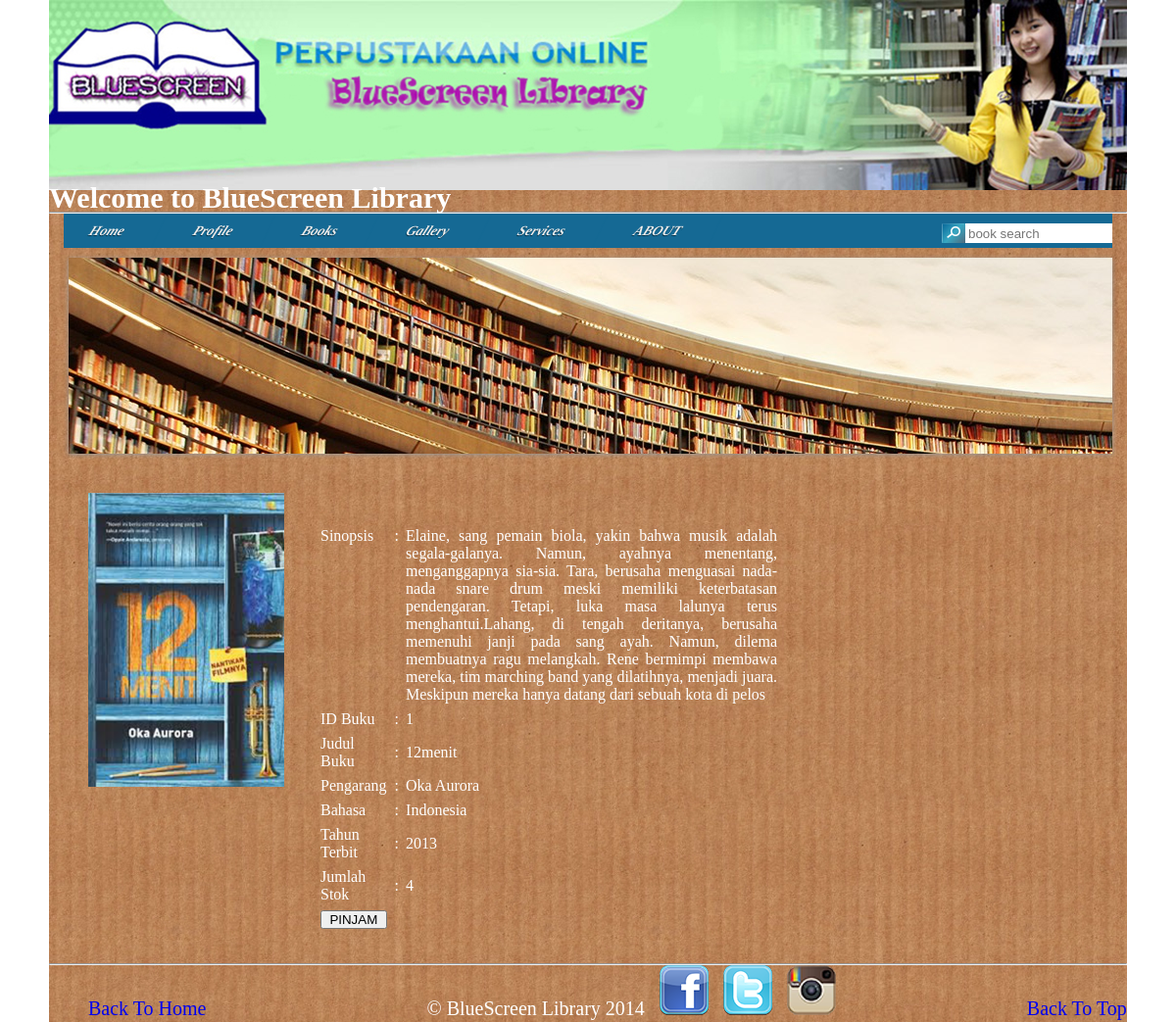
Screenshot of /buku.php?id_buku=1 with the database file from the repository.
### tables this page shows
CREATE TABLE IF NOT EXISTS `menu` (
  `id_menu` int(11) NOT NULL AUTO_INCREMENT,
  `konten` varchar(50) NOT NULL,
  `isi` text NOT NULL,
  PRIMARY KEY (`id_menu`)
);

CREATE TABLE IF NOT EXISTS `buku` (
  `id_buku` int(11) NOT NULL AUTO_INCREMENT,
  `judul` varchar(50) NOT NULL,
  `pengarang` varchar(50) NOT NULL,
  `bahasa` varchar(50) NOT NULL,
  `tahun` varchar(5) NOT NULL,
  `stok` int(11) NOT NULL,
  `status` varchar(50) NOT NULL,
  `sinopsis` varchar(1000) NOT NULL,
  `gambar` text NOT NULL,
  PRIMARY KEY (`id_buku`)
);

### buku.php (the view, shortened to what this page needs)
<?php
	include("header.php");
?>
<div class="konten">
	<?php
		$sql="SELECT * FROM buku where id_buku='".$_GET['id_buku']."'";
		$hasil=mysqli_query($koneksi,$sql);
		$book=mysqli_fetch_row($hasil);
		?>
		<div class="zoom">
		<img src=" <?php echo $book[8]; ?> " style="width: 200px; height: 300px;"/>
		</div>
</div>
<div class="isi">
<p><b>
	<br />
		<table cellpadding="10" cellspacing="7">
			<tr>
				<td valign="top"> Sinopsis </td>
				<td valign="top"> : </td>
				<td valign="top"> <p><?php echo $book[7]; ?></p> </td>
			</tr>
			<tr>
				<td> ID Buku </td>
				<td> : </td>
				<td> <?php echo $book[0]; ?> </td>
			<tr>
				<td> Judul Buku </td>
				<td> : </td>
				<td> <?php echo $book[1]; ?> </td>
			</tr>
			<tr>
				<td> Pengarang </td>
				<td> : </td>
				<td> <?php echo $book[2]; ?> </td>
			</tr>
			<tr>
				<td> Bahasa </td>
				<td> : </td>
				<td> <?php echo $book[3]; ?> </td>
			</tr>
			<tr>
				<td> Tahun Terbit </td>
				<td> : </td>
				<td> <?php echo $book[4]; ?> </td>
			</tr>
			<tr>
				<td> Jumlah Stok </td>
				<td> : </td>
				<td> <?php echo $book[5]; ?> </td>
			</tr>
			<tr>
				<td colspan="2">
					<form method="POST" action="pinjam.php?id_buku=<?php echo $book[0];?>">
						<input type="submit" name="tambah" value="  PINJAM  " <?php if($book[5]==0){ ?> disabled="true" <?php } ?> />
					</form>
				</td>
			</tr>
		</table>
</b></p>
</div>
</div>
<?php
	include("footer.php");
?>

### header.php (shortened to what this page needs)
<?php
include("koneksi.php");
?>
<html>
<head>
	<link href="index.css" media="all" rel="stylesheet" type="text/css" />
</head>
<body>
	<div id="bungkus">
	<img src="gambar/banner.jpg"></img>
	<marquee><h2 style="margin-top: -6px;"><font color="white"> Welcome to BlueScreen Library </font></h2></marquee>
	<hr style="color: #4B7B9F;">
	<div id='cat-nav'>
		<ul class='fl' id='secnav'>
		<?php
			$sql="SELECT *FROM menu";
			$hasil=mysqli_query($koneksi,$sql);
			while($menu=mysqli_fetch_row($hasil)){ ?>
				<li><a href="konten.php?id_menu=<?php echo $menu[0]; ?>"> <?php echo $menu[1]; ?></a><li>
		<?php	}
		?>
		</ul>
	<form method="POST" action="search.php">
		<input type="text" name="cari" style="width:150px; border:0px solid; height:20px; padding:0px 3px; position:relative; float: right; margin-top: 10px;" placeholder="book search">
		<img src="gambar/searchbutton.gif" style="margin-top:10px; float: right;">
	</form>
	</div>
	<div class="konten">
	<div id="sliderFrame">
    <div id="slider">
    </div>
	</div>

### index.css (style rules this page uses)
#bungkus { position: relative; margin: 0 auto; width: 1100px; background:transparent url(gambar/bgbody.jpg) repeat top left; }
p { color:white; font-family: cambria; font-size: 16px; }
.isi { margin-top:-300px; margin-left:250px; margin-right:20px; font-size:20; text-align:justify; }
.isi table { color: white; text-align:justify; }
.konten { margin-top: 20px; margin-left: 20px; width: 750px; }
* { margin:0; padding:0; }
body { font-family: Cambria, serif; font-size: 20px; font-style: normal; font-weight: normal; letter-spacing: normal; line-height: 1.4em; background:white; }
#cat-nav { background:#156994; margin:0 15px; padding:0; height:35px; }
#cat-nav a { color:#eee; text-decoration:none; text-shadow: #033148 0px 1px 0px; border-right:1px solid #156994; }
#secnav, #secnav ul { position:relative; z-index:100; margin:0; padding:0; list-style:none; line-height:1; background:#0d5e88; transform: skewX(-25deg); transform-origin: left top; }
#secnav a { font-family:Georgia, "Times New Roman", Times, serif; font-style:italic; font-weight:700; font-size:14px; display:block; z-index:100; padding:0 35px; line-height:35px; text-decoration:none; }
#secnav li { float:left; width: auto; height:35px; }
#cat-nav #secnav { width:100%;margin:0 auto; }
#sliderFrame { position:relative; width:1065px; height:200px; margin: 0 auto; padding-bottom: 10; top:-10px; }
#slider, #slider div.sliderInner { width:1065px; height:200px; }
#slider { background:#fff url('./uas1/js/loading.gif') no-repeat 50% 50%; position:relative; margin:0 auto; transform: translate3d(0,0,0); box-shadow: 0px 1px 5px #999999; }

### rows the page displays
menu: konten "Home"
menu: konten "Profile"
menu: konten "Books"
menu: konten "Gallery"
menu: konten "Services"
menu: konten "ABOUT"
buku: gambar (picture), sinopsis "Elaine, sang pemain biola, yakin bahwa musik adalah segala-galanya. Namun, ayahnya menentang, menganggapnya sia-sia. Tara, berusaha menguasai nada-nada snare drum meski memiliki keterbatasan pendengaran. Tetapi, luka masa lalunya terus menghantui.Lahang, di tengah deritanya, berusaha memenuhi janji pada sang ayah. Namun, dilema membuatnya ragu melangkah. Rene bermimpi membawa mereka, tim marching band yang dilatihnya, menjadi juara. Meskipun mereka hanya datang dari sebuah kota di pelos", id_buku "1", judul "12menit", pengarang "Oka Aurora", bahasa "Indonesia", tahun "2013", stok "4", tambah "PINJAM"
